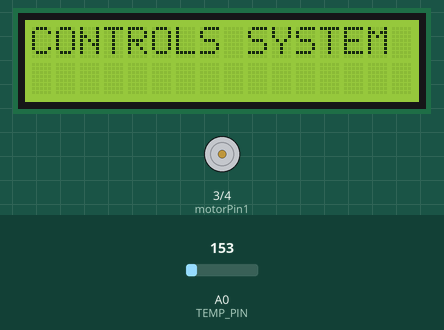
This sketch was run on a simulated Arduino Uno, built with avr-gcc and run on an emulated ATmega328P. Parts: 16×2 character LCD, motor-driver pin pairs drawn as motors (green arrow = first pin HIGH = forward, orange = second pin HIGH = backward, longer = more drive, scaled by the enable pin). The test bench sets the inputs (shaded band); at power-on: A0 (TEMP_PIN) = 153.

Above: at 2.1 s.
At 5.2 s:
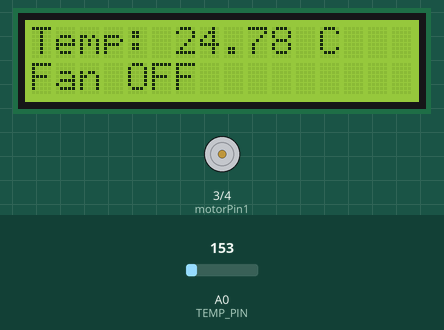
5.3 s: A0 (TEMP_PIN) set to 164
At 7.4 s:
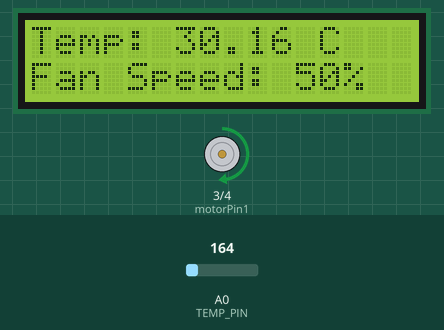
9.0 s: A0 (TEMP_PIN) set to 175
At 11.1 s:
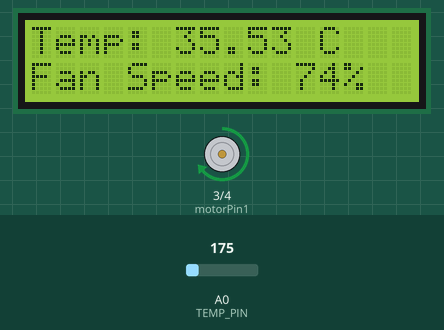
12.7 s: A0 (TEMP_PIN) set to 191
At 13.7 s:
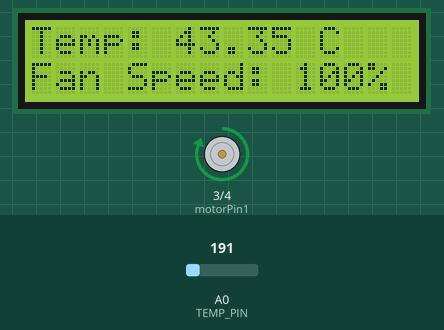
Timing chart, 0 to 15.7 s (numbered marks = the images above; inputs shaded):
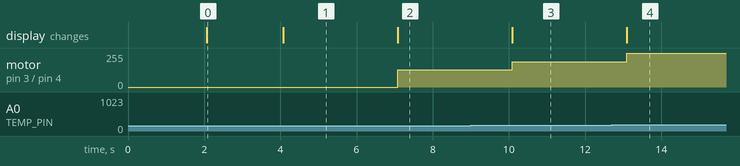

The sketch:

automated-cooling-fan-code.ino
```cpp
#include <LiquidCrystal.h>  // Standard LCD library

#define TEMP_PIN A0         // TMP sensor on analog pin A0
#define motorPin1 3         // L293D Input 1 (Pin 2)
#define motorPin2 4         // L293D Input 2 (Pin 7)
#define enablePin 5         // L293D Enable pin (Pin 1)

LiquidCrystal lcd(7, 8, 9, 10, 11, 12);

void setup() {
  lcd.begin(16, 2);
  lcd.print("   Fan Speed  ");
  delay(2000);

  lcd.clear();
  lcd.print("CONTROLS SYSTEM");
  delay(2000);

  pinMode(motorPin1, OUTPUT);
  pinMode(motorPin2, OUTPUT);
  pinMode(enablePin, OUTPUT);
  analogWrite(enablePin, 0);  // Ensure motor starts OFF
}

void loop() {
  int analogValue = analogRead(TEMP_PIN);  // Read TMP sensor
  float voltage = (analogValue / 1023.0) * 5.0;  // Convert to voltage (0-5V)
  float temp = (voltage - 0.5) * 100;  // Convert to Celsius (TMP36 logic)

  lcd.clear();
  lcd.setCursor(0, 0);
  lcd.print("Temp: ");
  lcd.print(temp);
  lcd.print(" C");

  int fanSpeed = 0;

  if (temp < 30) {
    fanSpeed = 0;
    lcd.setCursor(0, 1);
    lcd.print("Fan OFF      ");
    digitalWrite(motorPin1, LOW);
    digitalWrite(motorPin2, LOW);
  } else if (temp >= 30 && temp <= 40) {
    fanSpeed = map(temp, 30, 40, 128, 255);
    lcd.setCursor(0, 1);
    lcd.print("Fan Speed: ");
    lcd.print((fanSpeed * 100) / 255);
    lcd.print("%");
    digitalWrite(motorPin1, HIGH);
    digitalWrite(motorPin2, LOW);
  } else {
    fanSpeed = 255;
    lcd.setCursor(0, 1);
    lcd.print("Fan Speed: 100%");
    digitalWrite(motorPin1, HIGH);
    digitalWrite(motorPin2, LOW);
  }

  analogWrite(enablePin, fanSpeed);  // PWM control for fan speed
  delay(3000);  // Wait to refresh
}
```

Measured:
- the behaviour switches between 163 and 164 on A0 (TEMP_PIN) (found by bisection; images 1 and 2)
- after the input at 5.3 s, motor on pin 3 (motorPin1) / pin 4 (motorPin2): stopped → forward 128/255 after 1.8 s; the display: changes after 1.8 s (image 2)
- after the input at 9.0 s, motor on pin 3 (motorPin1) / pin 4 (motorPin2): forward 128/255 → forward 191/255 after 1.1 s; the display: changes after 1.1 s (image 3)
- after the input at 12.7 s, motor on pin 3 (motorPin1) / pin 4 (motorPin2): forward 191/255 → forward 255/255 after 0.40 s; the display: changes after 0.40 s (image 4)
- what the display in image 0 shows lasts 2.0 s, from 2.1 s to 4.1 s
